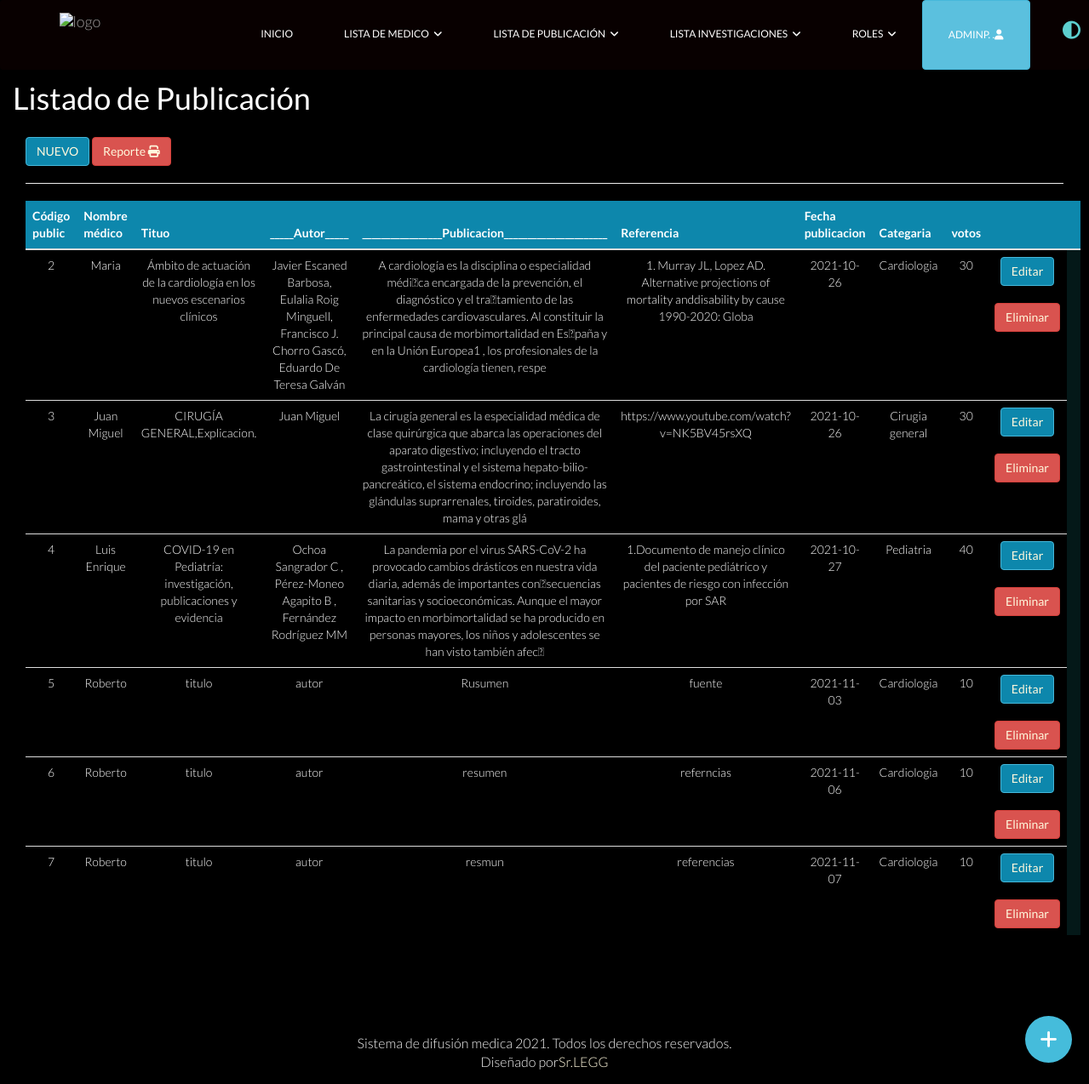
The page /mantenimiento/mante_public.php (signed in) on the database as committed earlier.
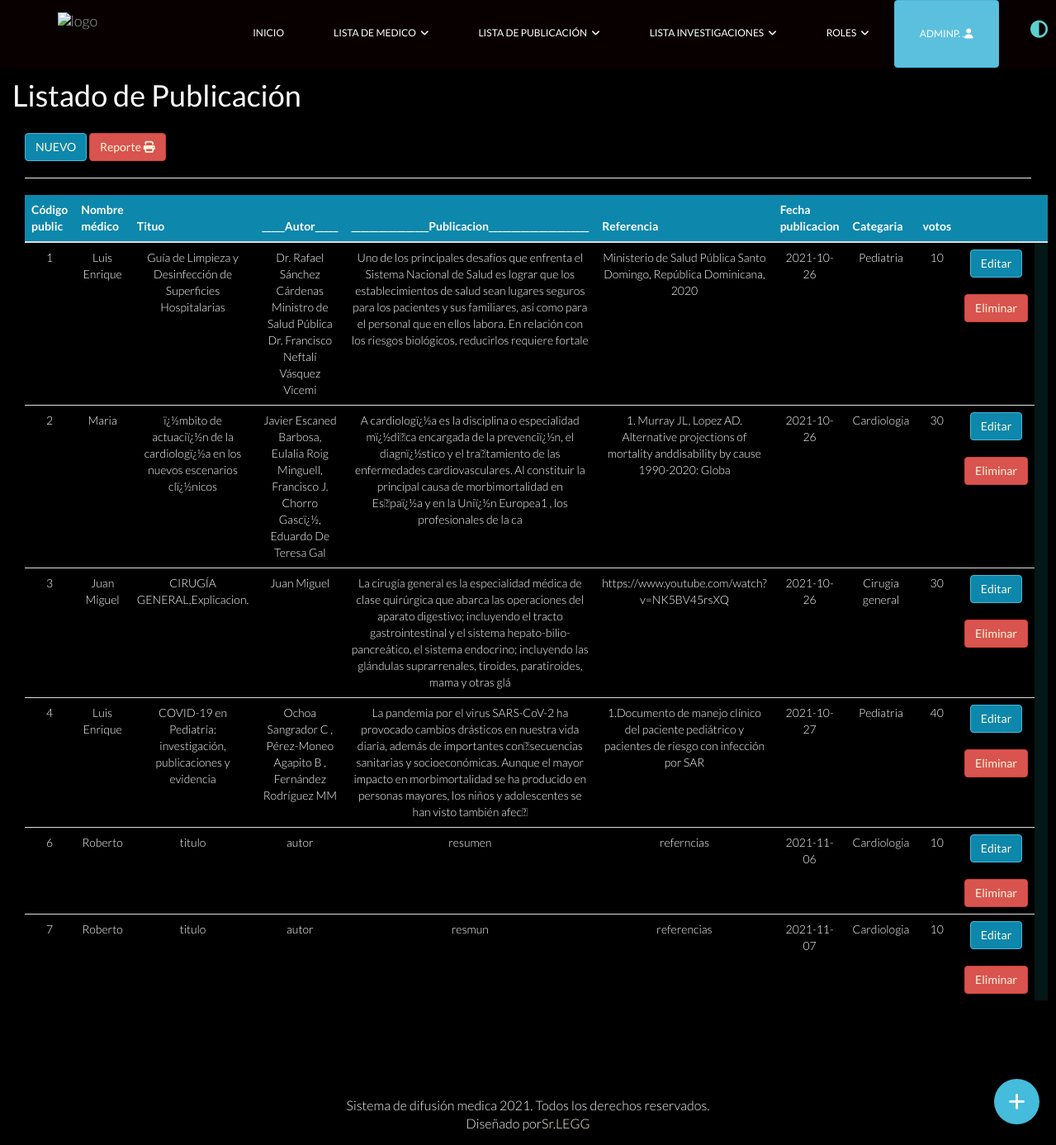
The same page on the database as committed later.
### tables this page shows
CREATE TABLE `publicacion` (
  `id_public` int(20) NOT NULL,
  `id_medico_pu` int(20) DEFAULT NULL,
  `titulo_public` varchar(100) DEFAULT NULL,
  `autor_pu` varchar(180) DEFAULT NULL,
  `text_public` varchar(2000) DEFAULT NULL,
  `referencia_pu` varchar(680) DEFAULT NULL,
  `link_imagen` varchar(150) DEFAULT NULL,
  `link_video` varchar(150) DEFAULT NULL,
  `link_audio` varchar(150) DEFAULT NULL,
  `link_archivo` varchar(150) DEFAULT NULL,
  `fecha_public` date DEFAULT NULL,
  `categoria_public` int(20) DEFAULT NULL,
  `tipo_archivo` varchar(30) DEFAULT NULL,
  `me_gusta_pu` int(11) DEFAULT NULL,
  `estado` varchar(1) DEFAULT NULL
);

CREATE TABLE `medico` (
  `id_medico` int(20) NOT NULL,
  `nombre_medico` varchar(80) DEFAULT NULL,
  `apellido_medico` varchar(150) DEFAULT NULL,
  `user_medico` varchar(250) DEFAULT NULL,
  `codigo_medico` varchar(160) DEFAULT NULL,
  `especialidadm` int(20) DEFAULT NULL,
  `provincia_me` varchar(150) DEFAULT NULL,
  `idRol` int(20) DEFAULT NULL,
  `contrasena_me` varchar(280) DEFAULT NULL,
  `estado` varchar(1) DEFAULT NULL
);

CREATE TABLE `especialidad` (
  `id_espec` int(20) NOT NULL,
  `espec_descripsion` varchar(150) DEFAULT NULL,
  `estado` varchar(1) DEFAULT NULL
);

### php/mante_consultas.php (called while the page is built, shortened)
<?php
function lista_public(){
    include('conexion.php');
    $sql="SELECT publicacion.id_public,publicacion.titulo_public,publicacion.autor_pu,publicacion.text_public,publicacion.referencia_pu,
    publicacion.link_archivo,publicacion.fecha_public,publicacion.tipo_archivo,publicacion.me_gusta_pu,especialidad.espec_descripsion,medico.nombre_medico FROM publicacion,medico,especialidad
     WHERE publicacion.id_medico_pu=medico.id_medico AND publicacion.categoria_public=especialidad.id_espec AND publicacion.estado='A' ORDER BY id_public ASC";
    return $result = $mysqli->query($sql);
}
?>

### mantenimiento/mante_public.php (the view, shortened to what this page needs)
<?php
include('../php/mante_consultas.php');
?>
<!DOCTYPE html>
<html lang="es">
<head>
    <link href="../css/bootstrap.min.css" rel="stylesheet">
    <link href="../css/font-awesome.min.css" rel="stylesheet">
    <link href="../css/lightbox.css" rel="stylesheet">
    <link href="../css/animate.min.css" rel="stylesheet">
    <link href="../css/main.css" rel="stylesheet">
    <link href="../css/responsive.css" rel="stylesheet">
    <link href="../css/dark.css" rel="stylesheet">
    <link href="https://unpkg.com/vanilla-datatables@latest/dist/vanilla-dataTables.min.css" rel="stylesheet" type="text/css">
    <link rel="stylesheet" href="../css/boton.css">
</head>
<body class="dark">
<?php include_once "../php/mante_menu.php"; ?>
        <div>
        <br>
        <br>
        <br>
            <div class="panel-heading">
                <h1> Listado de Publicación</h1>
                <div class="panel-body">
                        <a href="nuevoma_public.php" class="btn btn-info pull-letf" style="background-color: #0d87ac;">NUEVO</a>
                        <a href="../reportes/reporte_public.php" class="btn btn-danger">Reporte <i class="fa fa-print" aria-hidden="true"></i></a>
                    <br>
                    <hr>
                    <table class="table tabla1" style="text-align: center;">
                        <thead>
                            <tr style="background-color: #0d87ac; color:#FFFFFF;">
                                <th data-hidden="true">Código public</th>
                                <th data-hidden="true">Nombre médico</th>
                                <th data-hidden="true">Tituo</th>
                                <th data-hidden="true">_____Autor_____</th>
                                <th data-hidden="true">_________________Publicacion______________________</th>
                                <th data-hidden="true">Referencia</th>
                                <th data-hidden="true">Fecha publicacion</th>
                                <th data-hidden="true">Categaria</th>
                                <th data-hidden="true">votos</th>
                                <th data-hidden="true"></th>
                                <th data-hidden="true"></th>
                            </tr>
                        </thead>
                        <?php
                        $query = lista_public();
                        while ($row = $query->fetch_assoc()) {
                            echo "
            <tr>
            <td>" . $row["id_public"] . "</td>
            <td>" . $row["nombre_medico"] . "</td>
			<td>" . $row["titulo_public"]. "</td>
            <td>" . substr($row["autor_pu"],0,100). "</td>
			<td>" . substr($row["text_public"],0,300). "</td>
            <td>" . substr($row["referencia_pu"],0,100) . "</td>
            <td>" . $row["fecha_public"] . "</td>
            <td>" . $row["espec_descripsion"] . "</td>
            <td>" . $row["me_gusta_pu"] . "</td>
            <td>
            <a href='actualizama_public.php?id=" . $row["id_public"] . "' class='btn btn-info' style='background-color: #0d87ac;'>Editar</a>
            <br>
            <br>
            <a onclick='return alerpublicele(".$row['id_public'].");' class='btn btn-danger confirm'>Eliminar</a>
            </td>
            </tr>
            ";
                        }
                        ?>
                    </table>
                </div>
            </div>
        </div>
        <footer>
        <div class="container">
            <div class="row">
                <div class="col-sm-12 text-center bottom-separator">
                    <div class="col-sm-12">
                        <div class=" copyright-text text-center ">
                            <p> Sistema de difusión medica 2021. Todos los derechos reservados.</p>
                            <p>Diseñado por<a target="_blank" href="http://luis-enrique.com">Sr.LEGG</a></p>
                        </div>
                    </div>
                </div>
            </div>
    </footer>
        <div class="con">
        <?php include_once "../php/boton.php"; ?>
                    </div>
    </body>
</html>

Rows that differ between the two databases and show on the page:
no longer on this page (row edited): publicacion: id_public "5", id_medico_pu.nombre_medico "Roberto", titulo_public "titulo", autor_pu "autor", text_public "Rusumen", referencia_pu "fuente", fecha_public "2021-11-03", especialidad.espec_descripsion "Cardiologia", me_gusta_pu "10"
now on this page (row edited): publicacion: id_public "1", id_medico_pu.nombre_medico "Luis Enrique", titulo_public "Guía de Limpieza y Desinfección de Superficies Hospitalarias", autor_pu "Dr. Rafael Sánchez Cárdenas Ministro de Salud Pública Dr. Francisco Neftalí Vásquez Vicemi", text_public "Uno de los principales desafíos que enfrenta el Sistema Nacional de Salud es lograr que los establecimientos de salud sean lugares seguros para los pacientes y sus familiares, así como para el personal que en ellos labora. En relación con los riesgos biológicos, reducirlos requiere fortale", referencia_pu "Ministerio de Salud Pública Santo Domingo, República Dominicana, 2020", fecha_public "2021-10-26", especialidad.espec_descripsion "Pediatria", me_gusta_pu "10"
changed publicacion "Maria": titulo_public "Ámbito de actuación de la cardiología en los nuevos escenarios clínicos" → "ï¿½mbito de actuaciï¿½n de la cardiologï¿½a en los nuevos escenarios clï¿½nicos"; autor_pu "Javier Escaned Barbosa, Eulalia Roig Minguell, Francisco J. Chorro Gascó, Eduardo De Teresa Galván" → "Javier Escaned Barbosa, Eulalia Roig Minguell, Francisco J. Chorro Gascï¿½, Eduardo De Teresa Gal"; text_public "A cardiología es la disciplina o especialidad médi\u0002ca encargada de la prevención, el diagnóstico y el tra\u0002tamiento de las enfermedades cardiovasculares. Al constituir la principal causa de morbimortalidad en Es\u0002paña y en la Unión Europea1 , los profesionales de la cardiología tienen, respe" → "A cardiologï¿½a es la disciplina o especialidad mï¿½di\u0002ca encargada de la prevenciï¿½n, el diagnï¿½stico y el tra\u0002tamiento de las enfermedades cardiovasculares. Al constituir la principal causa de morbimortalidad en Es\u0002paï¿½a y en la Uniï¿½n Europea1 , los profesionales de la ca"
